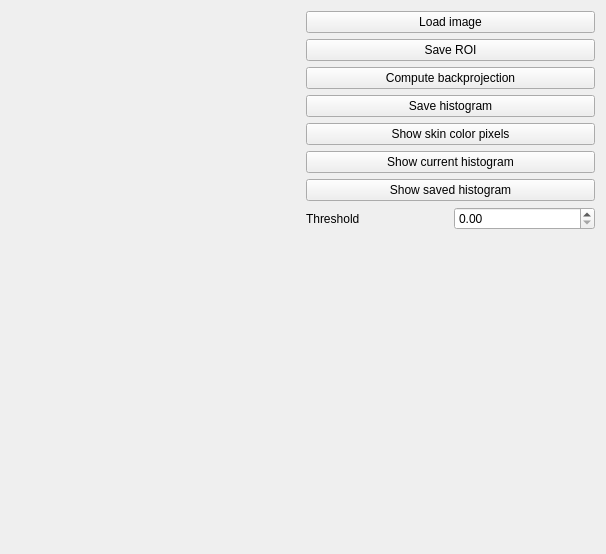
<?xml version="1.0" encoding="UTF-8"?>
<ui version="4.0">
 <class>ImageAnalysisDialog</class>
 <widget class="QWidget" name="ImageAnalysisDialog">
  <property name="geometry">
   <rect>
    <x>0</x>
    <y>0</y>
    <width>606</width>
    <height>554</height>
   </rect>
  </property>
  <property name="windowTitle">
   <string>Form</string>
  </property>
  <layout class="QVBoxLayout" name="verticalLayout_2">
   <item>
    <layout class="QHBoxLayout" name="horizontalLayout">
     <item>
      <widget class="ImageWidget" name="imageWidget" native="true">
       <property name="minimumSize">
        <size>
         <width>250</width>
         <height>250</height>
        </size>
       </property>
      </widget>
     </item>
     <item>
      <layout class="QVBoxLayout" name="verticalLayout">
       <item>
        <widget class="QPushButton" name="loadButton">
         <property name="text">
          <string>Load image</string>
         </property>
        </widget>
       </item>
       <item>
        <widget class="QPushButton" name="saveRoiButton">
         <property name="text">
          <string>Save ROI</string>
         </property>
        </widget>
       </item>
       <item>
        <widget class="QPushButton" name="computeHistogramButton">
         <property name="text">
          <string>Compute backprojection</string>
         </property>
        </widget>
       </item>
       <item>
        <widget class="QPushButton" name="saveHistogramButton">
         <property name="text">
          <string>Save histogram</string>
         </property>
        </widget>
       </item>
       <item>
        <widget class="QPushButton" name="calculateSkinRegionButton">
         <property name="text">
          <string>Show skin color pixels</string>
         </property>
        </widget>
       </item>
       <item>
        <widget class="QPushButton" name="showCurrentHistogramButton">
         <property name="text">
          <string>Show current histogram</string>
         </property>
        </widget>
       </item>
       <item>
        <widget class="QPushButton" name="showSaveHistogramButton">
         <property name="text">
          <string>Show saved histogram</string>
         </property>
        </widget>
       </item>
       <item>
        <layout class="QHBoxLayout" name="horizontalLayout_4">
         <item>
          <widget class="QLabel" name="thresholdLabel">
           <property name="text">
            <string>Threshold</string>
           </property>
          </widget>
         </item>
         <item>
          <widget class="QDoubleSpinBox" name="thresholdSpinBox">
           <property name="maximum">
            <double>255.000000000000000</double>
           </property>
          </widget>
         </item>
        </layout>
       </item>
       <item>
        <layout class="QHBoxLayout" name="horizontalLayout_3"/>
       </item>
       <item>
        <spacer name="verticalSpacer">
         <property name="orientation">
          <enum>Qt::Vertical</enum>
         </property>
         <property name="sizeHint" stdset="0">
          <size>
           <width>20</width>
           <height>40</height>
          </size>
         </property>
        </spacer>
       </item>
      </layout>
     </item>
    </layout>
   </item>
   <item>
    <layout class="QHBoxLayout" name="horizontalLayout_2">
     <item>
      <spacer name="horizontalSpacer">
       <property name="orientation">
        <enum>Qt::Horizontal</enum>
       </property>
       <property name="sizeHint" stdset="0">
        <size>
         <width>40</width>
         <height>20</height>
        </size>
       </property>
      </spacer>
     </item>
    </layout>
   </item>
  </layout>
 </widget>
 <customwidgets>
  <customwidget>
   <class>ImageWidget</class>
   <extends>QWidget</extends>
   <header>C:\Projekte\C++\Kinect_Tracker\KinectTracker\inc\ImageWidget\inc\ImageWidget.h</header>
   <container>1</container>
  </customwidget>
 </customwidgets>
 <resources/>
 <connections/>
</ui>
